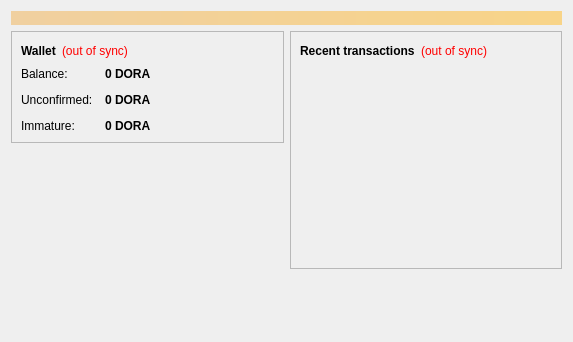
<?xml version="1.0" encoding="UTF-8"?>
<ui version="4.0">
 <class>OverviewPage</class>
 <widget class="QWidget" name="OverviewPage">
  <property name="geometry">
   <rect>
    <x>0</x>
    <y>0</y>
    <width>573</width>
    <height>342</height>
   </rect>
  </property>
  <property name="windowTitle">
   <string>Form</string>
  </property>
  <layout class="QVBoxLayout" name="topLayout">
   <item>
    <widget class="QLabel" name="labelAlerts">
     <property name="visible">
      <bool>false</bool>
     </property>
     <property name="styleSheet">
      <string notr="true">background-color: qlineargradient(x1: 0, y1: 0, x2: 1, y2: 0, stop:0 #F0D0A0, stop:1 #F8D488); color:#000000;</string>
     </property>
     <property name="wordWrap">
      <bool>true</bool>
     </property>
     <property name="margin">
      <number>3</number>
     </property>
    </widget>
   </item>
   <item>
    <layout class="QHBoxLayout" name="horizontalLayout" stretch="1,1">
     <item>
      <layout class="QVBoxLayout" name="verticalLayout_2">
       <item>
        <widget class="QFrame" name="frame">
         <property name="frameShape">
          <enum>QFrame::StyledPanel</enum>
         </property>
         <property name="frameShadow">
          <enum>QFrame::Raised</enum>
         </property>
         <layout class="QVBoxLayout" name="verticalLayout_4">
          <item>
           <layout class="QHBoxLayout" name="horizontalLayout_4">
            <item>
             <widget class="QLabel" name="label_5">
              <property name="font">
               <font>
                <weight>75</weight>
                <bold>true</bold>
               </font>
              </property>
              <property name="text">
               <string>Wallet</string>
              </property>
             </widget>
            </item>
            <item>
             <widget class="QLabel" name="labelWalletStatus">
              <property name="toolTip">
               <string>The displayed information may be out of date. Your wallet automatically synchronizes with the Doraemoncoin network after a connection is established, but this process has not completed yet.</string>
              </property>
              <property name="styleSheet">
               <string notr="true">QLabel { color: red; }</string>
              </property>
              <property name="text">
               <string notr="true">(out of sync)</string>
              </property>
              <property name="alignment">
               <set>Qt::AlignLeading|Qt::AlignLeft|Qt::AlignVCenter</set>
              </property>
             </widget>
            </item>
            <item>
             <spacer name="horizontalSpacer_2">
              <property name="orientation">
               <enum>Qt::Horizontal</enum>
              </property>
              <property name="sizeHint" stdset="0">
               <size>
                <width>40</width>
                <height>20</height>
               </size>
              </property>
             </spacer>
            </item>
           </layout>
          </item>
          <item>
           <layout class="QFormLayout" name="formLayout_2">
            <property name="fieldGrowthPolicy">
             <enum>QFormLayout::AllNonFixedFieldsGrow</enum>
            </property>
            <property name="horizontalSpacing">
             <number>12</number>
            </property>
            <property name="verticalSpacing">
             <number>12</number>
            </property>
            <item row="0" column="0">
             <widget class="QLabel" name="label">
              <property name="text">
               <string>Balance:</string>
              </property>
             </widget>
            </item>
            <item row="0" column="1">
             <widget class="QLabel" name="labelBalance">
              <property name="font">
               <font>
                <weight>75</weight>
                <bold>true</bold>
               </font>
              </property>
              <property name="cursor">
               <cursorShape>IBeamCursor</cursorShape>
              </property>
              <property name="toolTip">
               <string>Your current balance</string>
              </property>
              <property name="text">
               <string notr="true">0 DORA</string>
              </property>
              <property name="textInteractionFlags">
               <set>Qt::LinksAccessibleByMouse|Qt::TextSelectableByKeyboard|Qt::TextSelectableByMouse</set>
              </property>
             </widget>
            </item>
            <item row="1" column="0">
             <widget class="QLabel" name="label_3">
              <property name="text">
               <string>Unconfirmed:</string>
              </property>
             </widget>
            </item>
            <item row="1" column="1">
             <widget class="QLabel" name="labelUnconfirmed">
              <property name="font">
               <font>
                <weight>75</weight>
                <bold>true</bold>
               </font>
              </property>
              <property name="cursor">
               <cursorShape>IBeamCursor</cursorShape>
              </property>
              <property name="toolTip">
               <string>Total of transactions that have yet to be confirmed, and do not yet count toward the current balance</string>
              </property>
              <property name="text">
               <string notr="true">0 DORA</string>
              </property>
              <property name="textInteractionFlags">
               <set>Qt::LinksAccessibleByMouse|Qt::TextSelectableByKeyboard|Qt::TextSelectableByMouse</set>
              </property>
             </widget>
            </item>
            <item row="2" column="0">
             <widget class="QLabel" name="labelImmatureText">
              <property name="text">
               <string>Immature:</string>
              </property>
             </widget>
            </item>
            <item row="2" column="1">
             <widget class="QLabel" name="labelImmature">
              <property name="font">
               <font>
                <weight>75</weight>
                <bold>true</bold>
               </font>
              </property>
              <property name="toolTip">
               <string>Mined balance that has not yet matured</string>
              </property>
              <property name="text">
               <string notr="true">0 DORA</string>
              </property>
              <property name="textInteractionFlags">
               <set>Qt::LinksAccessibleByMouse|Qt::TextSelectableByKeyboard|Qt::TextSelectableByMouse</set>
              </property>
             </widget>
            </item>
           </layout>
          </item>
         </layout>
        </widget>
       </item>
       <item>
        <spacer name="verticalSpacer">
         <property name="orientation">
          <enum>Qt::Vertical</enum>
         </property>
         <property name="sizeHint" stdset="0">
          <size>
           <width>20</width>
           <height>40</height>
          </size>
         </property>
        </spacer>
       </item>
      </layout>
     </item>
     <item>
      <layout class="QVBoxLayout" name="verticalLayout_3">
       <item>
        <widget class="QFrame" name="frame_2">
         <property name="frameShape">
          <enum>QFrame::StyledPanel</enum>
         </property>
         <property name="frameShadow">
          <enum>QFrame::Raised</enum>
         </property>
         <layout class="QVBoxLayout" name="verticalLayout">
          <item>
           <layout class="QHBoxLayout" name="horizontalLayout_2">
            <item>
             <widget class="QLabel" name="label_4">
              <property name="text">
               <string>&lt;b&gt;Recent transactions&lt;/b&gt;</string>
              </property>
             </widget>
            </item>
            <item>
             <widget class="QLabel" name="labelTransactionsStatus">
              <property name="toolTip">
               <string>The displayed information may be out of date. Your wallet automatically synchronizes with the Doraemoncoin network after a connection is established, but this process has not completed yet.</string>
              </property>
              <property name="styleSheet">
               <string notr="true">QLabel { color: red; }</string>
              </property>
              <property name="text">
               <string notr="true">(out of sync)</string>
              </property>
              <property name="alignment">
               <set>Qt::AlignRight|Qt::AlignTrailing|Qt::AlignVCenter</set>
              </property>
             </widget>
            </item>
            <item>
             <spacer name="horizontalSpacer">
              <property name="orientation">
               <enum>Qt::Horizontal</enum>
              </property>
              <property name="sizeHint" stdset="0">
               <size>
                <width>40</width>
                <height>20</height>
               </size>
              </property>
             </spacer>
            </item>
           </layout>
          </item>
          <item>
           <widget class="QListView" name="listTransactions">
            <property name="styleSheet">
             <string notr="true">QListView { background: transparent; }</string>
            </property>
            <property name="frameShape">
             <enum>QFrame::NoFrame</enum>
            </property>
            <property name="verticalScrollBarPolicy">
             <enum>Qt::ScrollBarAlwaysOff</enum>
            </property>
            <property name="horizontalScrollBarPolicy">
             <enum>Qt::ScrollBarAlwaysOff</enum>
            </property>
            <property name="selectionMode">
             <enum>QAbstractItemView::NoSelection</enum>
            </property>
           </widget>
          </item>
         </layout>
        </widget>
       </item>
       <item>
        <spacer name="verticalSpacer_2">
         <property name="orientation">
          <enum>Qt::Vertical</enum>
         </property>
         <property name="sizeHint" stdset="0">
          <size>
           <width>20</width>
           <height>40</height>
          </size>
         </property>
        </spacer>
       </item>
      </layout>
     </item>
    </layout>
   </item>
  </layout>
 </widget>
 <resources/>
 <connections/>
</ui>
